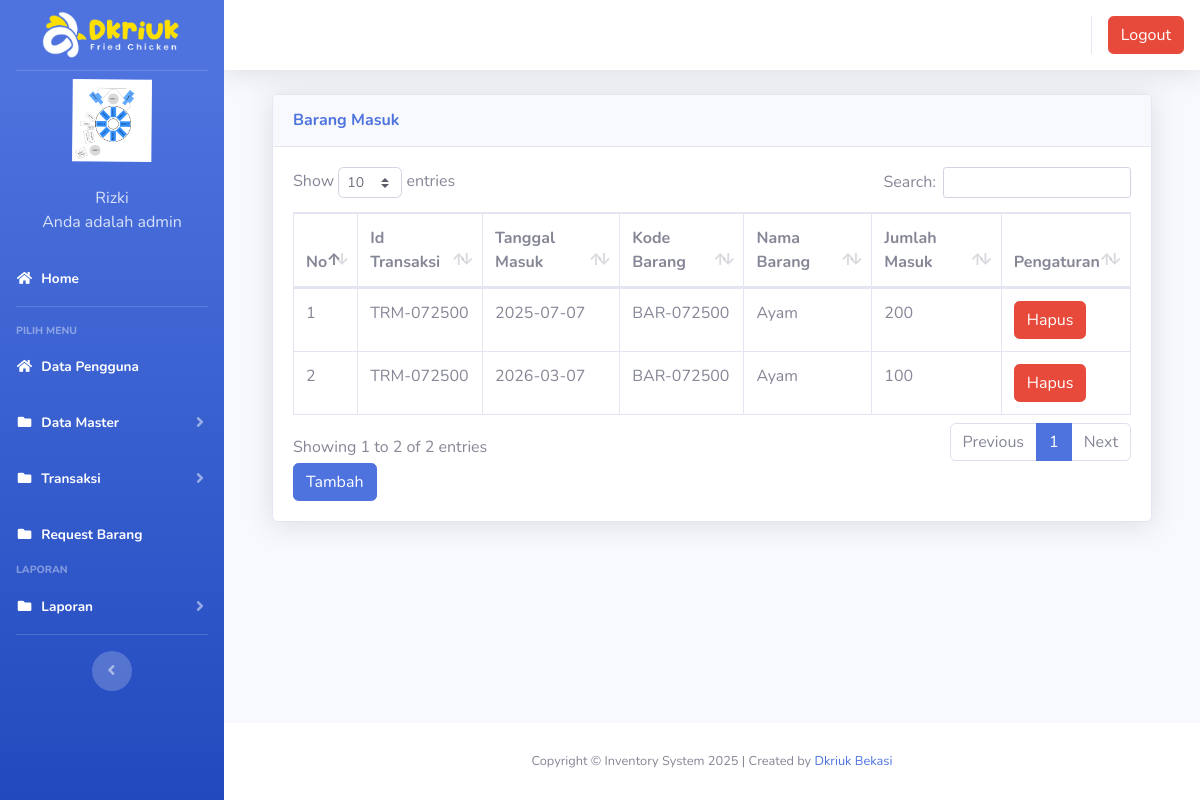
/index3.php?page=barangmasuk (signed in), run on an earlier commit of the app's database.
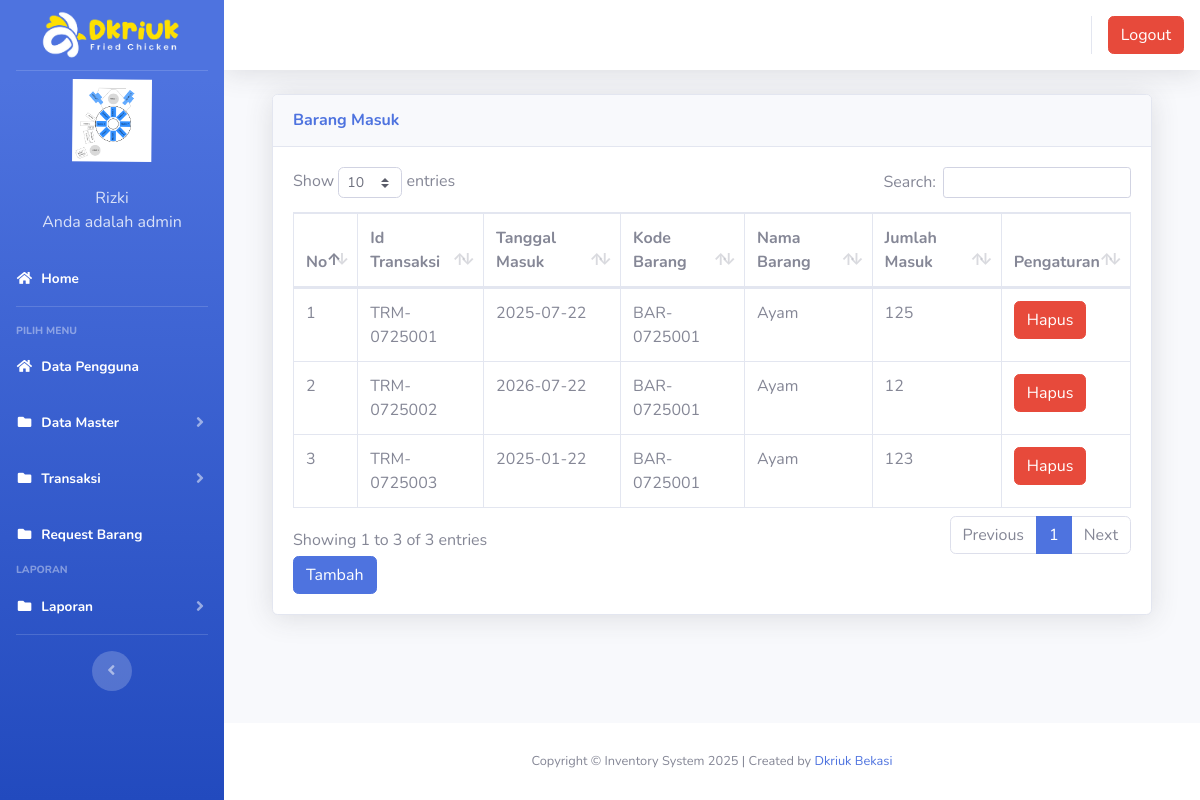
And on a later commit of the database.
### tables this page shows
CREATE TABLE IF NOT EXISTS `users` (
  `id` int(11) NOT NULL AUTO_INCREMENT,
  `nik` varchar(10) NOT NULL,
  `nama` varchar(100) NOT NULL,
  `alamat` varchar(200) NOT NULL,
  `telepon` varchar(100) NOT NULL,
  `username` varchar(100) NOT NULL,
  `password` varchar(100) NOT NULL,
  `level` varchar(25) NOT NULL DEFAULT 'member',
  `foto` varchar(255) NOT NULL,
  PRIMARY KEY (`id`)
);

CREATE TABLE IF NOT EXISTS `barang_masuk` (
  `id` int(11) NOT NULL AUTO_INCREMENT,
  `id_transaksi` varchar(50) NOT NULL,
  `tanggal` date NOT NULL,
  `kode_barang` varchar(50) NOT NULL,
  `nama_barang` varchar(50) NOT NULL,
  `jumlah` int(11) NOT NULL DEFAULT 0,
  PRIMARY KEY (`id`)
);

### page/barangmasuk/barangmasuk.php (the view, shortened to what this page needs)
<div class="container-fluid">
  <div class="card shadow mb-4">
    <div class="card-header py-3">
      <h6 class="m-0 font-weight-bold text-primary">Barang Masuk</h6>
    </div>
    <div class="card-body">
      <div class="table-responsive">
        <table class="table table-bordered" id="dataTable" width="100%" cellspacing="0">
        <thead>
                                <tr>
			<th>No</th>
			<th>Id Transaksi</th>
			<th>Tanggal Masuk</th>
			<th>Kode Barang</th>
			<th>Nama Barang</th>
			<th>Jumlah Masuk</th>
			<th>Pengaturan</th>
                                </tr>
		</thead>
          <tbody>
            <?php
	$no = 1;
	$sql = $koneksi->query("select * from barang_masuk");
	while ($data = $sql->fetch_assoc()) {
	?>
                                <tr>
                                    <td><?php echo $no++; ?></td>
			<td><?php echo $data['id_transaksi'] ?></td>
			<td><?php echo $data['tanggal'] ?></td>
			<td><?php echo $data['kode_barang'] ?></td>
			<td><?php echo $data['nama_barang'] ?></td>
			<td><?php echo $data['jumlah'] ?></td>
			<td>
			<a onclick="return confirm('Apakah anda yakin akan menghapus data ini?')" href="?page=barangmasuk&aksi=hapusbarangmasuk&id_transaksi=<?php echo $data['id_transaksi'] ?>" class="btn btn-danger" >Hapus</a>
			</td>
                                </tr>
	<?php }?>
		   </tbody>
                        </table>
<a href="?page=barangmasuk&aksi=tambahbarangmasuk" class="btn btn-primary" >Tambah</a>
      </div>
    </div>
  </div>
</div>

### index3.php (shortened to what this page needs)
<?php
	$koneksi = new mysqli("localhost","pora5278_fahmi","Au1b839@@","pora5278_inventrizki");
	?>
<!DOCTYPE html>
<html lang="en">
<head>
  <link href="vendor/fontawesome-free/css/all.min.css" rel="stylesheet" type="text/css">
  <link href="css/sb-admin-2.min.css" rel="stylesheet">
  <link href="vendor/datatables/dataTables.bootstrap4.min.css" rel="stylesheet">
</head>
<body id="page-top">
  <div id="wrapper">
    <ul class="navbar-nav bg-gradient-primary sidebar sidebar-dark accordion" id="accordionSidebar">
      <a class="sidebar-brand d-flex align-items-center justify-content-center" href="index3.php">
        <div class="sidebar-brand-text mx-2">
          <img src="img/logodkriuk.png" alt="Logo Image" width="150px"/>
        </div>
      </a>
 <?php
   if ($_SESSION['admin']) {
	   $user = $_SESSION['admin'];
   }
   $sql =$koneksi->query("select * from users where id='$user'");
   $data = $sql->fetch_assoc();
   ?>
    <li class="d-flex align-items-center justify-content-center">
        <a class="nav-link">
		 <img src="img/<?php echo $data['foto']?>" class="img-circle" width="80" alt="User"/></a>
	  </li>
		 <li class="nav-item ">
        <a class="nav-link">
         	<div class="d-flex align-items-center justify-content-center" class="name">  <?php echo  $data['nama'];?></div></font>
			<div class="d-flex align-items-center justify-content-center" class="email">Anda adalah <?php echo $data['level'];?></div>
		 </a>
      </li>
      <li class="nav-item active">
        <a class="nav-link" href="?page=home3">
          <i class="fas fa-fw fa-home"></i>
          <span>Home</span></a>
      </li>
      <hr class="sidebar-divider">
      <div class="sidebar-heading">
        Pilih Menu
      </div>
	    <li class="nav-item active">
        <a class="nav-link" href="?page=pengguna">
          <i class="fas fa-fw fa-home"></i>
          <span>Data Pengguna</span></a>
      </li>
	   <li class="nav-item active">
        <a class="nav-link collapsed" href="#" data-toggle="collapse" data-target="#collapseData" aria-expanded="true" aria-controls="collapseData">
          <i class="fas fa-fw fa-folder"></i>
          <span>Data Master</span>
        </a>
      </li>
	    <li class="nav-item active">
        <a class="nav-link collapsed" href="#" data-toggle="collapse" data-target="#collapsePages" aria-expanded="true" aria-controls="collapsePages">
          <i class="fas fa-fw fa-folder"></i>
          <span>Transaksi</span>
        </a>
      </li>
      	<li class="nav-item active">
        <a class="nav-link" href="?page=requestbarang" aria-expanded="true">
          <i class="fas fa-fw fa-folder"></i>
          <span>Request Barang</span>
        </a>
      </li>
      <div class="sidebar-heading">
        Laporan
      </div>
	     <li class="nav-item active">
        <a class="nav-link collapsed" href="#" data-toggle="collapse" data-target="#collapseLaporan" aria-expanded="true" aria-controls="collapseLaporan">
          <i class="fas fa-fw fa-folder"></i>
          <span>Laporan</span>
        </a>
      </li>
      <hr class="sidebar-divider d-none d-md-block">
      <div class="text-center d-none d-md-inline">
        <button class="rounded-circle border-0" id="sidebarToggle"></button>
      </div>
    </ul>
    <div id="content-wrapper" class="d-flex flex-column">
      <div id="content">
        <nav class="navbar navbar-expand navbar-light bg-white topbar mb-4 static-top shadow">
          <ul class="navbar-nav ml-auto">
            <li class="nav-item dropdown no-arrow">
			 <div class="top-menu">
        <ul class="nav pull-right top-menu">
           <li><a onclick="return confirm('Apakah anda yakin akan logout?')" class="btn btn-danger" class="logout" href="logout.php">Logout</a></li>
        </ul>
      </div>
            </li>
          </ul>
        </nav>
        <div class="container-fluid">
		 <section class="content">
		      <?php
			   $page = $_GET['page'];
			   $aksi = $_GET['aksi'];
				   if ($page == "barangmasuk") {
				   if ($aksi == "") {
					   include "page/barangmasuk/barangmasuk.php";
				   }
			   }
			   ?>
    </section>
</div>
    </div>
      <footer class="sticky-footer bg-white" style="">
        <div class="container my-auto">
          <div class="copyright text-center my-auto">
            <span>Copyright  &copy; Inventory System 2025 | Created by <a href='https://dkriuk.com/' title='Drkiuk' target='_blank'>Dkriuk Bekasi</a>
            </span>
          </div>
        </div>
      </footer>
  </div>
  </div>
</body>
</html>

What changed in the data, as far as the page shows it:
removed barang_masuk: id_transaksi "TRM-072500", tanggal "2025-07-07", kode_barang "BAR-072500", nama_barang "Ayam", jumlah "200"
removed barang_masuk: id_transaksi "TRM-072500", tanggal "2026-03-07", kode_barang "BAR-072500", nama_barang "Ayam", jumlah "100"
added barang_masuk: id_transaksi "TRM-0725001", tanggal "2025-07-22", kode_barang "BAR-0725001", nama_barang "Ayam", jumlah "125"
added barang_masuk: id_transaksi "TRM-0725002", tanggal "2026-07-22", kode_barang "BAR-0725001", nama_barang "Ayam", jumlah "12"
added barang_masuk: id_transaksi "TRM-0725003", tanggal "2025-01-22", kode_barang "BAR-0725001", nama_barang "Ayam", jumlah "123"
Also different on the page:
text written by a page script: "Show entries Search: Showing 1 to 2 of 2 entries Previous 1 Next" → "Show entries Search: Showing 1 to 3 of 3 entries Previous 1 Next"
